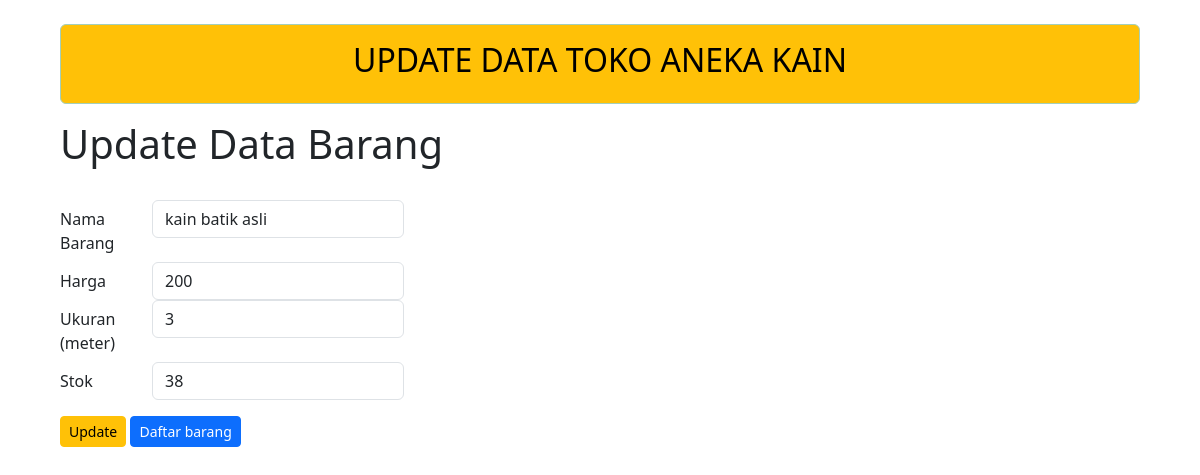
Page /tokoKainUts/admin/update.php?idbarang=25 on the committed database.
### tables this page shows
CREATE TABLE `tbbarang` (
  `idbarang` int NOT NULL,
  `harga` float NOT NULL,
  `nama` varchar(100) NOT NULL,
  `ukuran` varchar(100) NOT NULL,
  `stok` int NOT NULL
);

### tokoKainUts/admin/update.php (the view, shortened to what this page needs)
<?php
require_once("koneksi.php");
$id = $_GET['idbarang'];
$query = "SELECT * FROM tbbarang WHERE idbarang=" . $id;
$hasil = mysqli_query($koneksi, $query);
?>
<!DOCTYPE html>
<html>
<head>
    <link rel="stylesheet" href="../bootstrap/css/bootstrap.css">
</head>
<body style="margin: 5%; margin-top:2%;">
    <div class="alert alert-success text-center text-bg-warning p-3" role="alert">
        <h2>UPDATE DATA TOKO ANEKA KAIN</h2>
    </div>
    <h1 class="ml-5">Update Data Barang</h1>
    <form method="post" action="hasilupdate.php" class="ml-5">
        <?php while ($data = mysqli_fetch_array($hasil)) { ?>
            <label for="idbarang" class="col-sm-1 col-form-label"></label>
            <div class="form-group row">
                <label for="nama" class="col-sm-1 col-form-label">Nama Barang</label>
                <div class="col-sm-3">
                    <input type="text" name="nama" class="form-control" value="<?php echo $data['nama'] ?>" placeholder="Nama kain" required>
                </div>
            </div>
            <div class="form-group row">
                <label for="harga" class="col-sm-1 col-form-label">Harga</label>
                <div class="col-sm-3">
                    <input type="text" name="harga" class="form-control" value="<?php echo $data['harga'] ?>" placeholder="Harga ribu / meter" pattern="^\d+(\.\d{1,2})?$" title="Harga harus berupa angka dan dapat memiliki maksimal 2 angka di belakang koma" required>
                </div>
            </div>
            <div class="form-group row">
                <label for="ukuran" class="col-sm-1 col-form-label">Ukuran (meter)</label>
                <div class="col-sm-3">
                    <input type="number" name="ukuran" class="form-control" value="<?php echo $data['ukuran'] ?>" placeholder="Ukuran lebar" min="1" max="20" required>
                </div>
            </div>
            <div class="form-group row">
                <label for="stok" class="col-sm-1 col-form-label">Stok</label>
                <div class="col-sm-3">
                    <input type="number" name="stok" class="form-control" value="<?php echo $data['stok'] ?>" placeholder="Stok" min="0" required>
                </div>
            </div>
            <button type="submit" class="btn btn-warning btn-sm mb-3 mt-3 ml-0">Update</button>
            <a href="index.php" class="btn btn-primary btn-sm mb-3 mt-3 ml-0"><i class="fas fa-user-plus mr-0"></i> Daftar barang</a>
        <?php } ?>
    </form>
</body>
</html>

### rows in the picture
tbbarang: nama "kain batik asli", harga "200", ukuran "3", stok "38"
